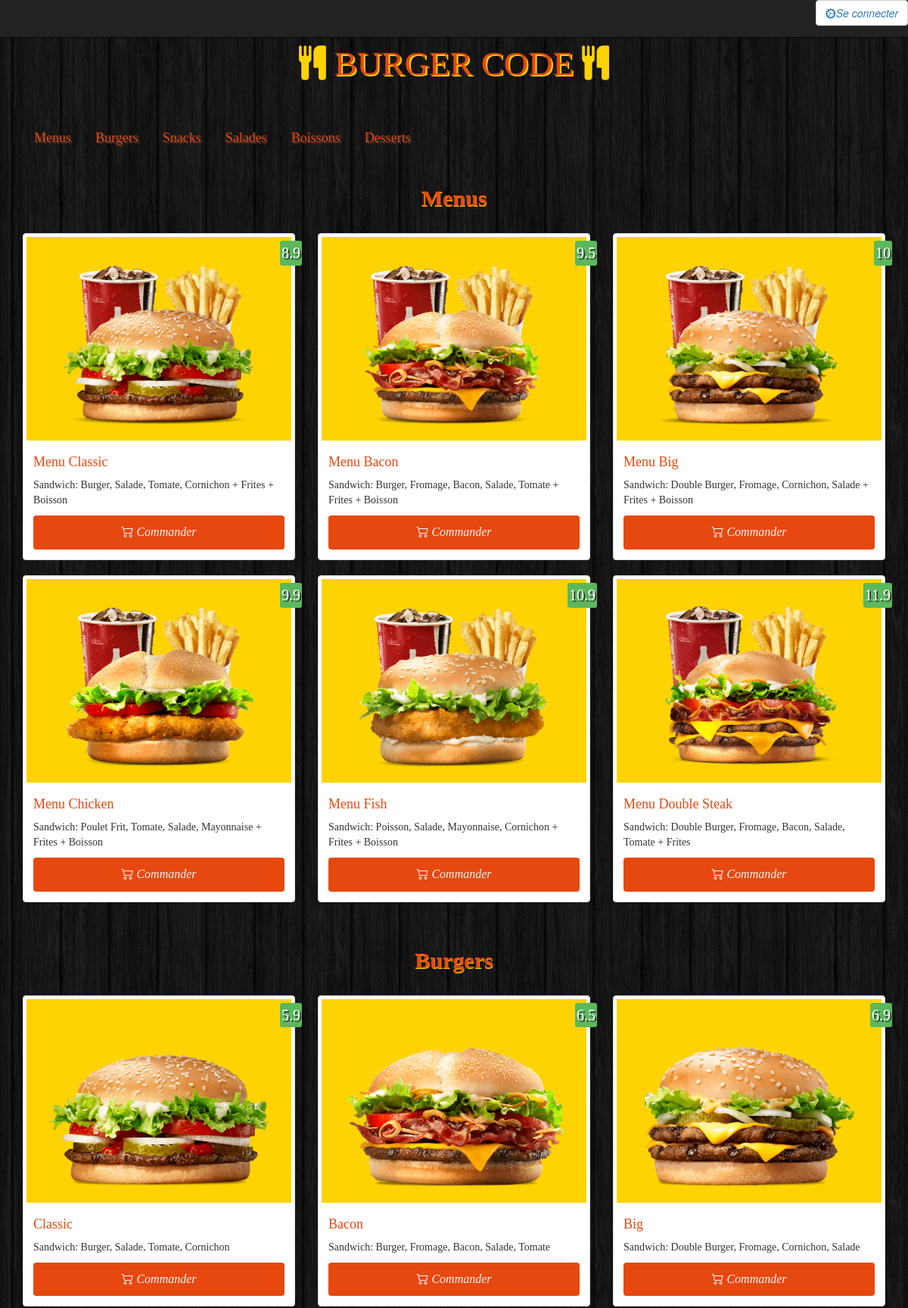
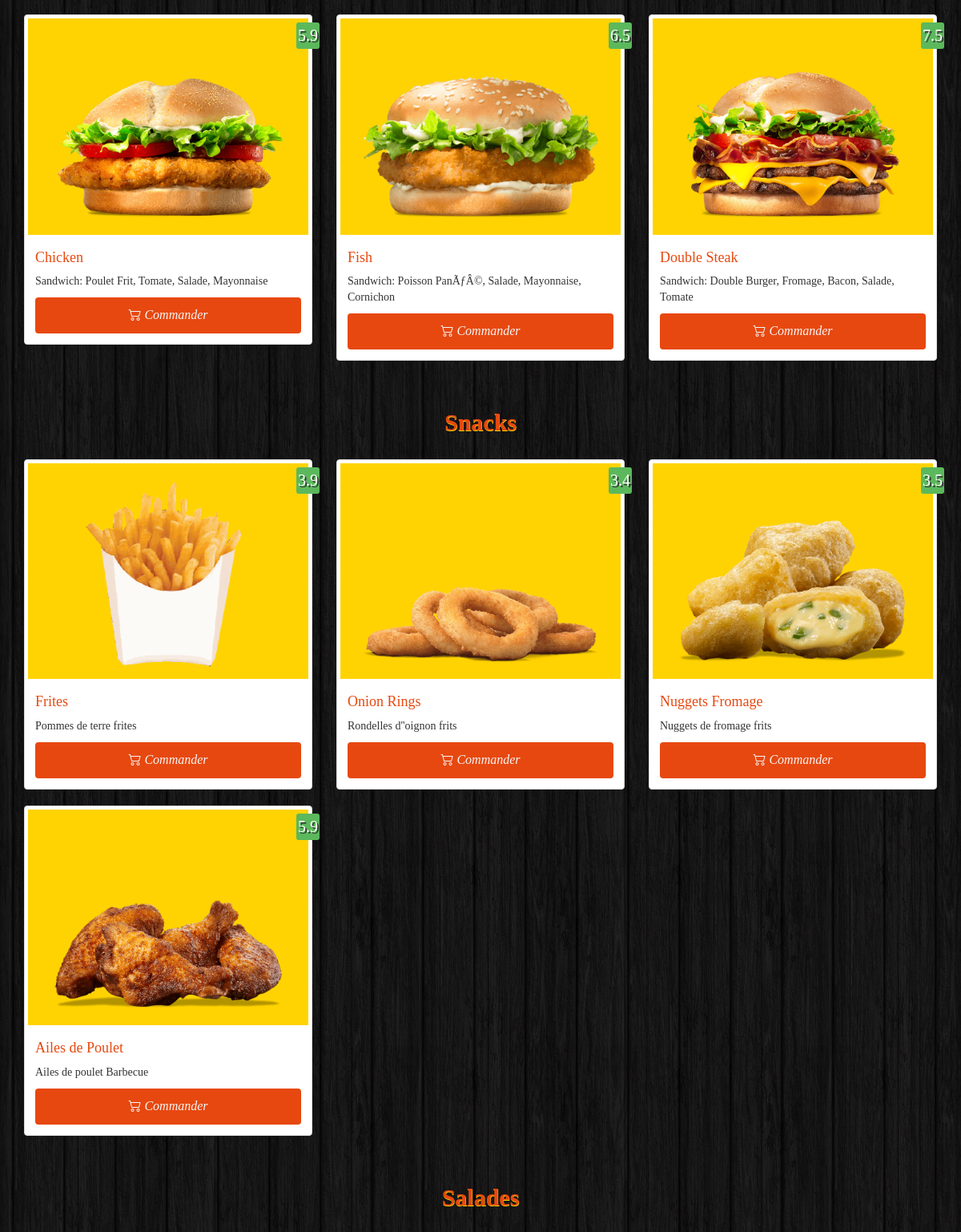
The page / (upper part) on the database its author committed (2 pictures, top to bottom).
### tables this page shows
CREATE TABLE `categories` (
  `id` int(11) NOT NULL,
  `name` varchar(100) NOT NULL
);

CREATE TABLE `items` (
  `id` int(11) NOT NULL,
  `name` varchar(100) NOT NULL,
  `description` varchar(255) NOT NULL,
  `price` float NOT NULL,
  `image` varchar(255) NOT NULL,
  `category` int(11) NOT NULL
);

### Database.php (called while the page is built, shortened)
<?php
	class Database
	{
		public $pdo ='';
		function __construct($host,$username, $password, $dbname)
		{
			$this->pdo = new PDO('mysql:host='.$host.';dbname='.$dbname,$username,$password);
		}
		function getCategory()
		{
			$sql = 'SELECT * FROM categories';
			$statement = $this->pdo->prepare($sql);
			$statement->execute();
			return $statement->fetchAll(PDO::FETCH_ASSOC);
		}
		function listMenu($category)
		{
			$sql = 'SELECT * FROM items WHERE category=:category' ;
			$statement = $this->pdo->prepare($sql);
			$statement->execute(['category'=>$category]);
			return $statement->fetchAll(PDO::FETCH_ASSOC);
		}
	}
?>

### index.php (the view, shortened to what this page needs)
<?php
	require('Database.php');
	$db= new Database('localhost','root','','burgercode');
	$nameCategory = $db->getCategory();
?>
<!DOCTYPE html>
<html>
<head>
	<link rel="stylesheet" type="text/css" href="css/bootstrap.min.css">
	<link rel="stylesheet" type="text/css" href="css/burgercode.css">
	<link rel="stylesheet" type="text/css" href="fa/css/font-awesome.min.css">
	<link href="bootstrap-icons/bootstrap-icons.css" rel="stylesheet">
</head>
<body>
	<div class="container-fluid">
		<nav class="navbar navbar-inverse navbar-fixed-top">
				<button type="submit" class="btn btn-default pull-right" > <a href="connexion.php"><i class="bi bi-gear-wide-connected">Se connecter</i></a> </button>
		</nav>
	</div>
	<div class="container site">
		<h1 class="text-logo"><span class="fa fa-cutlery" id="iconeTitle"></span> BURGER CODE <span class="fa fa-cutlery"id="iconeTitle"></span></h1>
		<nav>
			<ul class="nav nav-pills">
				<?php foreach ($nameCategory as $name): ?>
					<li role="presentation" ><a href="#<?php echo $name['id']; ?>" data-toggle="tab"><?php echo $name['name']; ?></a> </li>
				<?php endforeach; ?>
			</ul>
		</nav>
		<div class="tab-content">
			<?php 	foreach ($nameCategory as $name) :?>
			<div class="tab-pane active" id="<?php echo $name['id']; ?>">
				<div class="row">
						<h2 class="text-center title"><?php echo $name['name']; ?> </h2>
							<?php 	$listItems = $db->listMenu($name['id']); ?>
							<?php 	foreach ($listItems as $items): ?>
					<div class="col-xs-6 col-md-4 ">
						<div class="thumbnail">
							<img src="http://localhost/myall/BurgerCode/photo/<?php echo $items['image']  ?>" alt="...">
							<div class="price"><?php echo $items['price']  ?></div>
							<div class="caption">
								<h4><?php echo $items['name']  ?></h4>
								<p><?php echo $items['description']  ?></p>
								<a href="#" class="btn btn-order" role="button">
									<i class="bi bi-cart2"> Commander</i>
								</a>
							</div>
						</div>
					</div>
							<?php 	endforeach; ?>
				</div>
			</div>
			<?php 	endforeach; ?>
		</div>
	</div>
</body>
</html>

### css/burgercode.css (style rules this page uses)
body { background: url(../images/bg.png); }
.site { font-family: fantasy; }
.text-logo { font-family: ui-rounded; color: #e7480f; text-shadow: 2px 2px #ffd301; font-size: 45px; text-align: center; padding: 40px 0; }
#iconeTitle { color: #ffd301; text-shadow: 0 0 #ffd301; }
.thumbnail img { background:#ffd301; }
.title { font-family: ui-rounded; color: #e7480f; padding: 20px 0; font-weight: bold; text-shadow: 0.5px 0.5px #ffd301; }
.price { background: #5cb85c; box-shadow: 0 1 rgba(0, 0, 0, 0.2); color: white; text-shadow: 2px 2px #333; position: absolute; right: 6px; top: 10px; font-size: 20px; padding: 2px; border-radius: 3px; }
.caption >h4 { color: #e7480f; font-size: 18px; }
.btn-order { width: 100%; padding: 10px; font-size: 16px; color: whitesmoke; background-color: #e7480f; text-shadow: #333; }
.nav>li>a { color: #e7480f; font-size: 18px; text-shadow: 2px 2px #333 ; }

### rows shown on the page
categories: name "Menus"
categories: name "Burgers"
categories: name "Snacks"
categories: name "Salades"
categories: name "Boissons"
categories: name "Desserts"
items: image (picture), price "8.9", name "Menu Classic", description "Sandwich: Burger, Salade, Tomate, Cornichon + Frites + Boisson"
items: image (picture), price "9.5", name "Menu Bacon", description "Sandwich: Burger, Fromage, Bacon, Salade, Tomate + Frites + Boisson"
items: image (picture), price "10", name "Menu Big", description "Sandwich: Double Burger, Fromage, Cornichon, Salade + Frites + Boisson"
items: image (picture), price "9.9", name "Menu Chicken", description "Sandwich: Poulet Frit, Tomate, Salade, Mayonnaise + Frites + Boisson"
items: image (picture), price "10.9", name "Menu Fish", description "Sandwich: Poisson, Salade, Mayonnaise, Cornichon + Frites + Boisson"
items: image (picture), price "11.9", name "Menu Double Steak", description "Sandwich: Double Burger, Fromage, Bacon, Salade, Tomate + Frites"
items: image (picture), price "5.9", name "Classic", description "Sandwich: Burger, Salade, Tomate, Cornichon"
items: image (picture), price "6.5", name "Bacon", description "Sandwich: Burger, Fromage, Bacon, Salade, Tomate"
items: image (picture), price "6.9", name "Big", description "Sandwich: Double Burger, Fromage, Cornichon, Salade"
items: image (picture), price "5.9", name "Chicken", description "Sandwich: Poulet Frit, Tomate, Salade, Mayonnaise"
items: image (picture), price "6.5", name "Fish", description "Sandwich: Poisson PanÃƒÂ©, Salade, Mayonnaise, Cornichon"
items: image (picture), price "7.5", name "Double Steak", description "Sandwich: Double Burger, Fromage, Bacon, Salade, Tomate"
items: image (picture), price "3.9", name "Frites", description "Pommes de terre frites"
items: image (picture), price "3.4", name "Onion Rings", description "Rondelles d''oignon frits"
items: image (picture), price "3.5", name "Nuggets Fromage", description "Nuggets de fromage frits"
items: image (picture), price "5.9", name "Ailes de Poulet", description "Ailes de poulet Barbecue"
